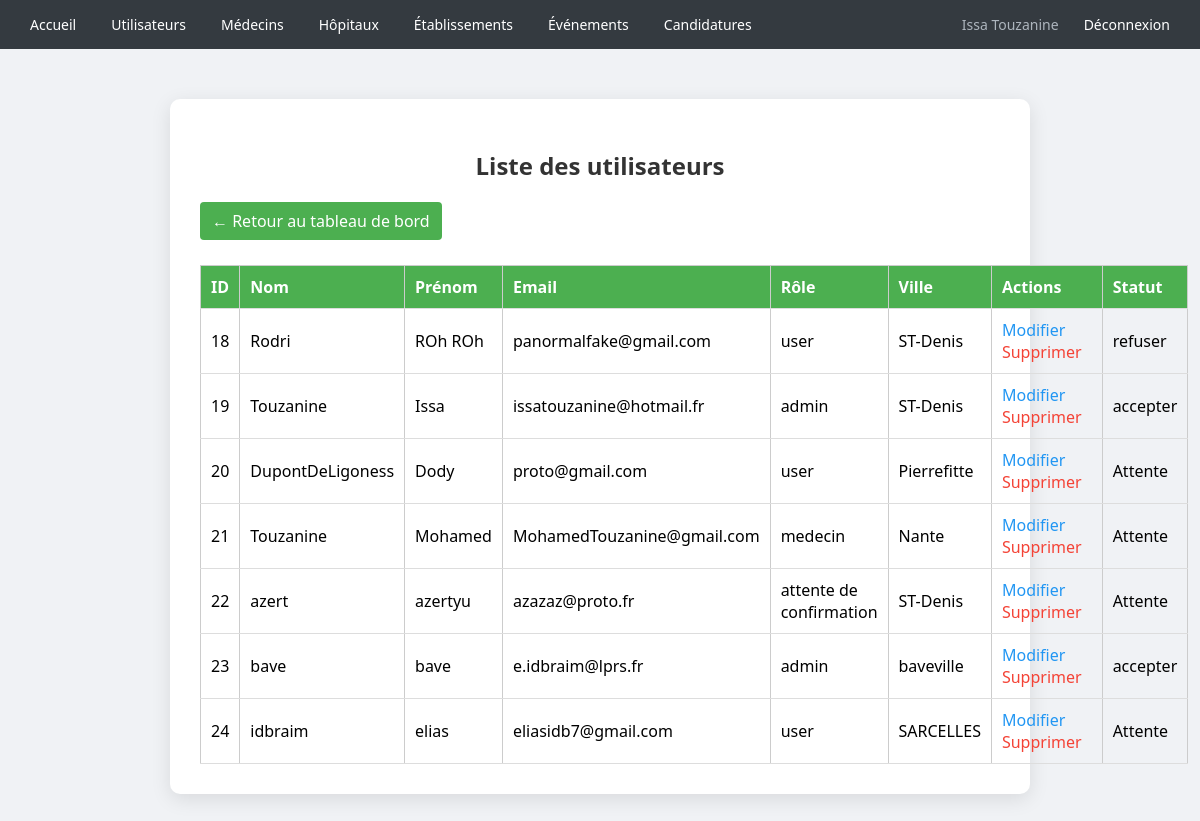
Screenshot of /src/vue/ListeUtilisateurs.php (signed in) with the database file from the repository.
### tables this page shows
CREATE TABLE IF NOT EXISTS `utilisateur` (
  `id_utilisateur` int NOT NULL AUTO_INCREMENT,
  `nom` varchar(50) NOT NULL,
  `prenom` varchar(50) NOT NULL,
  `email` varchar(50) NOT NULL,
  `rue` varchar(50) NOT NULL,
  `cd` int NOT NULL,
  `ville` varchar(50) NOT NULL,
  `mdp` varchar(255) NOT NULL,
  `role` enum('admin','user','medecin','attente de confirmation','entreprise') DEFAULT 'attente de confirmation',
  `status` enum('Attente','accepter','refuser') DEFAULT 'Attente',
  `reset_token` varchar(255) DEFAULT NULL,
  `reset_expires` datetime DEFAULT NULL,
  PRIMARY KEY (`id_utilisateur`),
  UNIQUE KEY `email` (`email`)
);

### src/repository/UtilisateurRepository.php (called while the page is built, shortened)
<?php
class UtilisateurRepository
{
    private $bdd;
    public function __construct(\PDO $bdd) {
        $this->bdd = $bdd;
    }
    public function findAll(): array
    {
        try {
            $sql = "SELECT id_utilisateur, nom, prenom, email, role, ville, status
                FROM utilisateur
                ORDER BY id_utilisateur ASC";
            $stmt = $this->bdd->query($sql);
            return $stmt->fetchAll(\PDO::FETCH_ASSOC);
        } catch (PDOException $e) {
            error_log('Erreur findAll utilisateurs : ' . $e->getMessage());
            return [];
        }
    }
}
?>

### src/vue/ListeUtilisateurs.php (the view, shortened to what this page needs)
<?php
require_once __DIR__ . '/../repository/UtilisateurRepository.php';
$database = new Bdd();
$bdd = $database->getBdd();
$repo = new UtilisateurRepository($bdd);
$utilisateurs = $repo->findAll();
include __DIR__ . '/header.php';
?>
<h2>Liste des utilisateurs</h2>
<a class="btn-retour" href="../../index.php">&larr; Retour au tableau de bord</a>
<table>
    <thead>
    <tr>
        <th>ID</th>
        <th>Nom</th>
        <th>Prénom</th>
        <th>Email</th>
        <th>Rôle</th>
        <th>Ville</th>
        <th>Actions</th>
        <th>Statut</th>
    </tr>
    </thead>
    <tbody>
    <?php foreach ($utilisateurs as $u): ?>
        <tr>
            <td><?= $u['id_utilisateur'] ?></td>
            <td><?= htmlspecialchars($u['nom']) ?></td>
            <td><?= htmlspecialchars($u['prenom']) ?></td>
            <td><?= htmlspecialchars($u['email']) ?></td>
            <td><?= htmlspecialchars($u['role']) ?></td>
            <td><?= htmlspecialchars($u['ville']) ?></td>
            <td class="actions">
                <a class="btn-modifier" href="ModifierUtilisateur.php?email=<?= urlencode($u['email']) ?>">Modifier</a>
                <a class="btn-supprimer" href="ListeUtilisateurs.php?delete=<?= $u['id_utilisateur'] ?>" onclick="return confirm('Voulez-vous vraiment supprimer cet utilisateur ?')">Supprimer</a>
            </td>
            <td><?= htmlspecialchars($u['status'] ?? '') ?></td>
        </tr>
    <?php endforeach; ?>
    </tbody>
</table>

### src/vue/header.php (style rules this page uses)
body { font-family: 'Segoe UI', sans-serif; background: #f0f2f5; margin: 0; padding: 0; }
h2 { text-align: center; color: #333; }
table { width: 100%; border-collapse: collapse; margin-top: 20px; }
th, td { padding: 10px; border: 1px solid #ccc; text-align: left; }
th { background: #f4f4f4; }
a { color: #007bff; text-decoration: none; }
.actions a { margin-right: 10px; }

### src/vue/ListeUtilisateurs.php (style rules this page uses)
.btn-retour { display: inline-block; margin-bottom: 15px; padding: 8px 12px; background-color: #4CAF50; color: white; text-decoration: none; border-radius: 4px; }
.btn-modifier { color: #2196F3; text-decoration: none; margin-right: 8px; }
.btn-supprimer { color: #f44336; text-decoration: none; }
table { width: 100%; border-collapse: collapse; margin-top: 10px; }
th, td { padding: 10px; border-bottom: 1px solid #ddd; text-align: left; }
th { background-color: #4CAF50; color: white; }

### rows the page displays
utilisateur: id_utilisateur "18", nom "Rodri", prenom "ROh ROh", email "panormalfake@gmail.com", role "user", ville "ST-Denis", status "refuser"
utilisateur: id_utilisateur "19", nom "Touzanine", prenom "Issa", email "issatouzanine@hotmail.fr", role "admin", ville "ST-Denis", status "accepter"
utilisateur: id_utilisateur "20", nom "DupontDeLigoness", prenom "Dody", email "proto@gmail.com", role "user", ville "Pierrefitte", status "Attente"
utilisateur: id_utilisateur "21", nom "Touzanine", prenom "Mohamed", email "MohamedTouzanine@gmail.com", role "medecin", ville "Nante", status "Attente"
utilisateur: id_utilisateur "22", nom "azert", prenom "azertyu", email "azazaz@proto.fr", role "attente de confirmation", ville "ST-Denis", status "Attente"
utilisateur: id_utilisateur "23", nom "bave", prenom "bave", email "e.idbraim@lprs.fr", role "admin", ville "baveville", status "accepter"
utilisateur: id_utilisateur "24", nom "idbraim", prenom "elias", email "eliasidb7@gmail.com", role "user", ville "SARCELLES", status "Attente"
